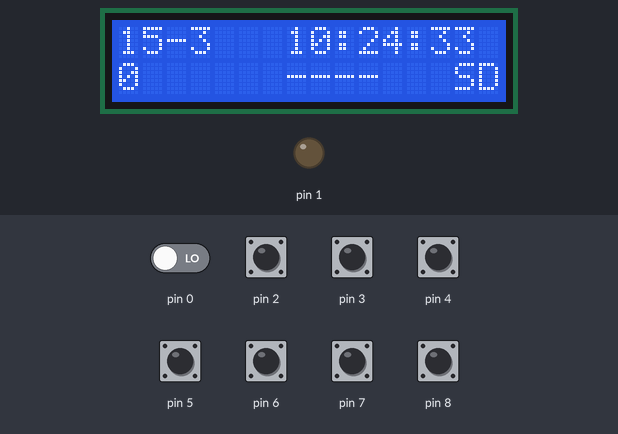
A sketch run on a simulated Arduino Uno, built with avr-gcc and run on an emulated ATmega328P. Parts: 16×2 character LCD, output pins drawn as LEDs (lit = HIGH). The inputs (shaded band) are chosen by the test bench; at power-on: pin 2–8 HIGH, pin 0 LOW. The local clock reads 2024-03-15 10:24:30 at power-on unless the sketch sets it; storage starts empty; EEPROM starts erased.

Above: at 3.5 s.
3.6 s: pin 2 pulled LOW for 0.15 s
5.3 s: pin 3 pulled LOW for 0.15 s
At 5.45 s:
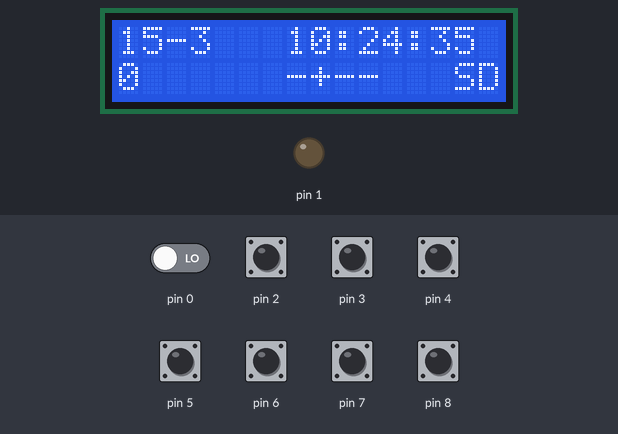
7.0 s: pin 4 pulled LOW for 0.15 s
At 7.13 s:
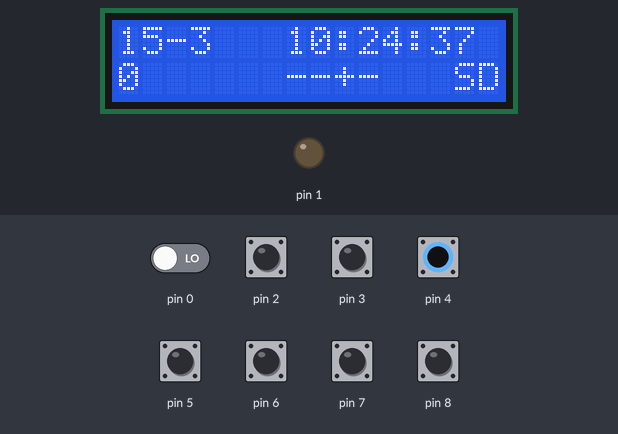
10.1 s: pin 5 pulled LOW for 0.15 s
At 10.28 s:
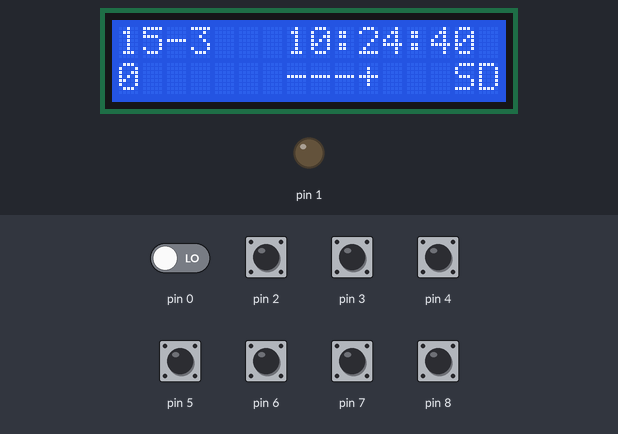
13.2 s: pin 2 pulled LOW for 1 s
At 13.9 s:
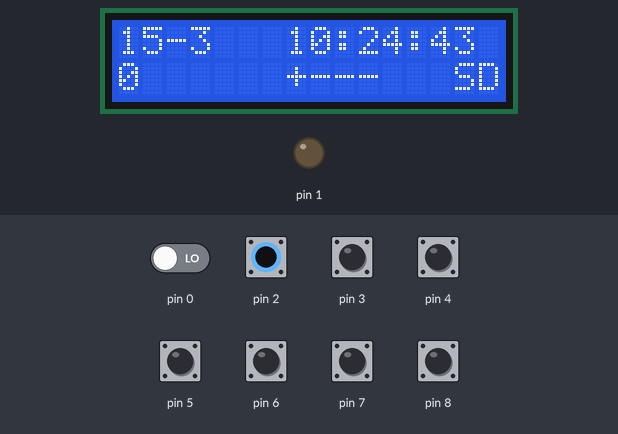
17.2 s: pin 3 pulled LOW for 1 s
At 17.9 s:
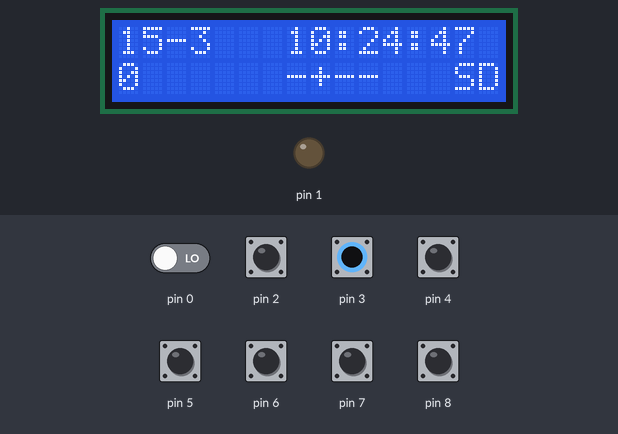

The sketch:

ToiletStuffLoggerSDLCDandButtonsPress1.2bfx.ino
```cpp
#include <SD.h>
#include <SPI.h>
#include <Wire.h>
#include <LiquidCrystal_I2C.h>

#include <EEPROM.h>

#include "RTClib.h"

RTC_DS1307 RTC;


LiquidCrystal_I2C lcd(0x27, 2, 1, 0, 4, 5, 6, 7, 3, POSITIVE);  // Set the LCD I2C address

//button States monitoring in BITS
byte buttonnow = 1024; //stores button values and default is high
byte buttonpast = 1024;

byte buttonscoring = 0;
unsigned int howmanytimesbuttonpushed;
//button timing
unsigned long timethreshold = 2; // in seconds
unsigned long currenttime;
unsigned long pushtime[4] = {0,0,0,0} ;

//bool filewriteallowed = 0;
byte filewriteallowed = 0;

int CS_PIN = 10;
File file;

void setup()   {
  DDRD = B00000010;    //inputs serial io
  pinMode(2, INPUT_PULLUP);
  pinMode(3, INPUT_PULLUP);
  pinMode(4, INPUT_PULLUP);
  pinMode(5, INPUT_PULLUP);
  pinMode(6, INPUT_PULLUP);
  pinMode(7, INPUT_PULLUP);
  pinMode(8, INPUT_PULLUP);

  if(!digitalRead(8))EEPROMUpdateInt(2,0); //reset counter

  delay(300);

   howmanytimesbuttonpushed = EEPROMReadInt(2);

  //Serial.begin(9600);

  lcd.begin(16,2);
  lcd.backlight();

    Wire.begin();
    RTC.begin();
  // Check to see if the RTC is keeping time.  If it is, load the time from your computer.
  if (! RTC.isrunning()) {
    lcd.clear();
    lcd.print("RTC is NOT running!");
    // This will reflect the time that your sketch was compiled
    RTC.adjust(DateTime(__DATE__, __TIME__));
  }

   initializeSD();
   delay(2000);

}


void loop() {
   DateTime now = RTC.now();
  currenttime = now.unixtime();
  buttonnow = PIND >> 2;

  for(int i=0; i<4; i++)
  {

    if (bitRead(buttonnow,i) != bitRead(buttonpast,i) && bitRead(buttonnow,i) == LOW) pushtime[i] = currenttime;
    else if (bitRead(buttonnow,i) == LOW && bitRead(buttonpast,i) == LOW)
    {
      if (currenttime - pushtime[i] >= timethreshold )
      {
        if (!bitRead(buttonscoring,i))
        {
          //howmanytimesbuttonpushed++; // moved to file writing section // this is continuing growing when pressed, make it happen once (debounce in a way)
          bitSet(filewriteallowed,i);
          //filewriteallowed = 1; // replace that with goto either allow that to be logged twice , because if 2 buttons pressed at the same second will cause only 1 record...
        }
        //log that to sd card
        bitWrite(buttonscoring,i,HIGH);
      }
    }
    else if (bitRead(buttonnow,i) != bitRead(buttonpast,i) && bitRead(buttonnow,i) == HIGH)
    {
      //releasetime = currenttime;
      //durationtime = releasetime - pushtime;
      // log that somewhere if needed
      bitWrite(buttonscoring,i,LOW);
     }
    else if (bitRead(buttonnow,i) == bitRead(buttonpast,i)); //nothing happens a.k.a default button state is HIGH;
    else;

  }


 lcd.clear();


    lcd.print(now.day(), DEC);
    lcd.print('-');
    lcd.print(now.month(), DEC);
    //lcd.print('-');
    //lcd.print(now.year(), DEC);
    lcd.print("   ");
    lcd.print(now.hour(), DEC);
    lcd.print(':');
    lcd.print(now.minute(), DEC);
    lcd.print(':');
    lcd.print(now.second(), DEC);


  lcd.setCursor(0,1);
  lcd.print(howmanytimesbuttonpushed);

  lcd.setCursor(7,1);

//  for(int i=0; i<4; i++)
//  {
//    if(occupied[i] == HIGH) lcd.print("*");
//    else lcd.print("-");
//  }

  for(int i=0; i<4; i++)
  {
    if(bitRead(buttonnow,i)) lcd.print("-");  // !!!! not pressed button  =  1 because internal pullup
    else if(bitRead(buttonscoring,i)) lcd.print("*");
    else lcd.print("+");
  }


  if(!SD.exists("test.csv"))
  {
    file = SD.open("test.csv", FILE_WRITE);
    file.println("sep=;");
    file.println("PersonNr; PissoirNr; Date ");
    file.close();
  }


  file = SD.open("test.csv", FILE_WRITE);

    lcd.setCursor(14,1);
  if (file)  {    lcd.print("SD");   }
  else  {    lcd.print("!!");   }
  delay(50);


    for (int i = 0; i<4; i++)
    {
      if(bitRead(filewriteallowed,i) ) //if currently multiple button is pressed log each of them
      {
        howmanytimesbuttonpushed++;
  file.print(howmanytimesbuttonpushed);
  file.print(";");
  file.print(i+1);
  file.print(";");
    file.print(now.day(), DEC);
    file.print('-');
    file.print(now.month(), DEC);
    file.print('-');
    file.print(now.year(), DEC);
    file.print(' ');
    file.print(now.hour(), DEC);
    file.print(':');
    file.print(now.minute(), DEC);
    file.print(':');
    file.print(now.second(), DEC);
    file.println();
      }
     }


  file.close();


  filewriteallowed = 0;


  buttonpast = buttonnow;
  //number=howmanytimesbuttonpushed;
  EEPROMUpdateInt(2,howmanytimesbuttonpushed);
  if (howmanytimesbuttonpushed > 65000)howmanytimesbuttonpushed=0;
}


void initializeSD()
{
 // Serial.println("InitSD");
  pinMode(CS_PIN, OUTPUT);

  if (SD.begin())
  {
  lcd.print("SD ready!");
  } else
  {
  lcd.print("SD init failed!");
    return;
  }
}


//This function will write a 2 byte integer to the eeprom at the specified address and address + 1
void EEPROMUpdateInt(int p_address, int p_value)
     {
     byte lowByte = ((p_value >> 0) & 0xFF);
     byte highByte = ((p_value >> 8) & 0xFF);

     EEPROM.update(p_address, lowByte);
     EEPROM.update(p_address + 1, highByte);
     }

//This function will read a 2 byte integer from the eeprom at the specified address and address + 1
unsigned int EEPROMReadInt(int p_address)
     {
     byte lowByte = EEPROM.read(p_address);
     byte highByte = EEPROM.read(p_address + 1);

     return ((lowByte << 0) & 0xFF) + ((highByte << 8) & 0xFF00);
     }
```

Measured:
- after the input at 5.3 s, the display: changes after 0.06 s (image 1)
- after the input at 7.0 s, the display: changes after 0.09 s (image 2)
- after the input at 10.1 s, the display: first differs from a run without the input after 0.09 s (image 3)
- after the input at 13.2 s, the display: changes after 0.09 s (image 4)
- after the input at 17.2 s, the display: changes after 0.10 s (image 5)
- what the display in image 4 shows lasts 0.8 s, from 13.3 s to 14.1 s
